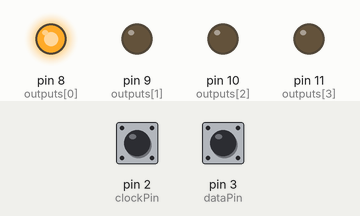
Recording of a sketch running on a simulated Arduino Uno, built with avr-gcc and run on an emulated ATmega328P. Shown: output pins drawn as LEDs (lit = HIGH). The test bench sets the inputs (shaded band); at power-on: pin 2 (clockPin) HIGH, pin 3 (dataPin) HIGH.

Above: at 1.2 s.
1.3 s: pin 2 (clockPin) pulled LOW for 0.15 s
At 2.4 s:
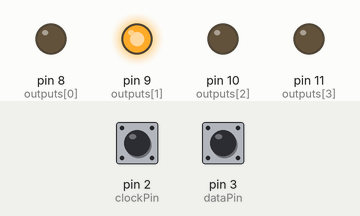
2.9 s: pin 2 (clockPin) pulled LOW for 1 s
At 3.6 s:
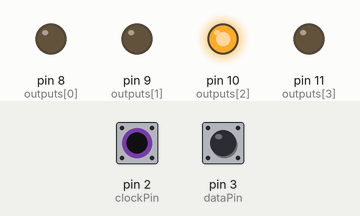
5.4 s: pin 2 (clockPin) pulled LOW for 0.15 s
At 6.6 s:
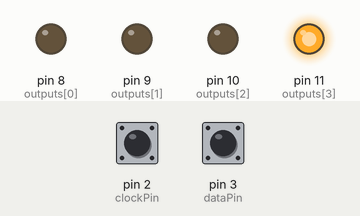
7.0 s: pin 2 (clockPin) pulled LOW for 3.2 s
At 7.9 s:
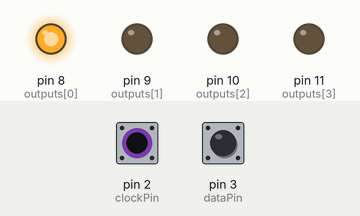
Timing chart, 0 to 10.0 s (numbered marks = the images above; inputs shaded):
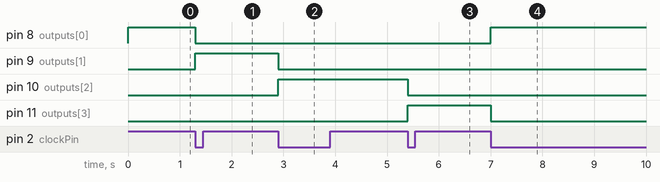

The sketch:

4_Bit_Schiebregister.ino
```cpp
// 4-Bit Schieberegister vorwärts mit Arduino
// LEDs an Pins 8-11 (Q0-Q3)
// Taster an Pin 2 als Clock-Eingang
// Taster an Pin 3 als Data-Eingang

const int clockPin = 2;             // Takt-Taster
const int dataPin = 3;             // Takt-Taster
const int outputs[4] = {8, 9, 10, 11}; // LEDs = Schieberegister-Ausgänge

unsigned char shiftReg = 0b0001; // Startmuster (nur Bit0 aktiv)
int lastClockState = HIGH;

void setup() {
  //Eingänge
  pinMode(clockPin, INPUT_PULLUP); // Taster mit Pullup
  pinMode(dataPin, INPUT_PULLUP); // Taster mit Pullup
  //Ausgänge
  for (int n = 0; n < 4; n++) {
    pinMode(outputs[n], OUTPUT);
    digitalWrite(outputs[n], LOW);
  }
  digitalWrite(outputs[0], HIGH);
}

void loop() {
  int clockState = digitalRead(clockPin);
  int dataState = digitalRead(dataPin);   // aus 0 wird eine 1 und umgekehrt

  // Flankenerkennung (fallend)
  if (lastClockState == HIGH && clockState == LOW) {
    // Muster eins nach links schieben
    shiftReg <<= 1;

    // Falls das MSB rausfällt, von vorne beginnen
    if (shiftReg > 0b1000) {
      shiftReg = 0b0001;
      shiftReg |= dataState;
    }

    // Ausgabe auf LEDs
    for (int n = 0; n < 4; n++) {
      int bitVal = (shiftReg >> n) & 0x01;
      digitalWrite(outputs[n], bitVal==1 ? HIGH : LOW);
    }
    delay(50); // Entprellen
  }
  lastClockState = clockState;
}
```

Measured:
- after the input at 1.3 s, pin 8 (outputs[0]): HIGH → LOW at once; pin 9 (outputs[1]): LOW → HIGH at once
- after the input at 2.9 s, pin 9 (outputs[1]): HIGH → LOW at once; pin 10 (outputs[2]): LOW → HIGH at once
- after the input at 5.4 s, pin 10 (outputs[2]): HIGH → LOW at once; pin 11 (outputs[3]): LOW → HIGH at once
- after the input at 7.0 s, pin 8 (outputs[0]): LOW → HIGH at once; pin 11 (outputs[3]): HIGH → LOW at once
